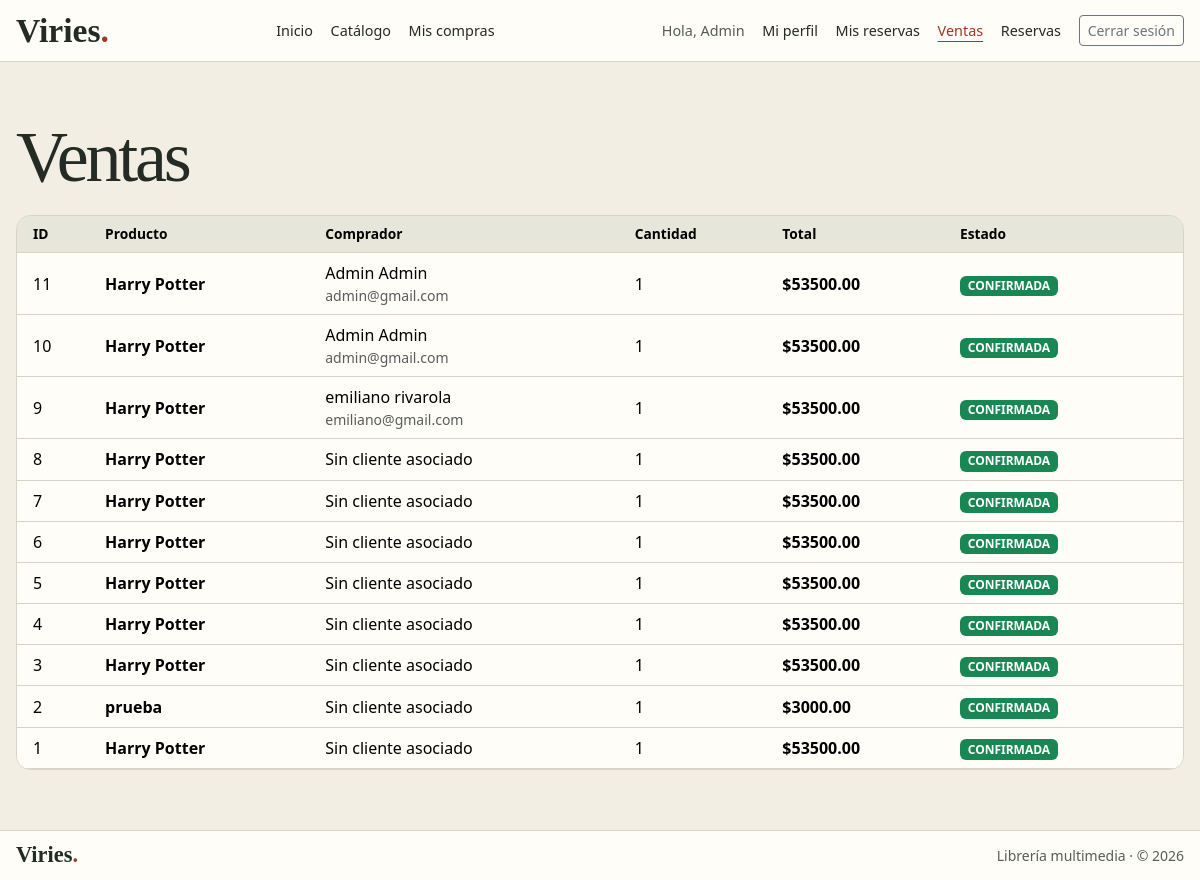
The app's page /carrito/ventas (signed in) with its own data.
### db.py (models this page shows)
class Base(DeclarativeBase):
    pass

class Compra(Base):
    __tablename__ = "compra"
    __table_args__ = {"sqlite_autoincrement": True}
    id: Mapped[int] = mapped_column(primary_key=True)
    id_producto: Mapped[int] = mapped_column(ForeignKey("producto.id_producto"))
    cantidad: Mapped[int] = mapped_column(Integer, server_default=text("1"))
    total: Mapped[float] = mapped_column(Float)
    estado: Mapped[str] = mapped_column(Text, server_default="CONFIRMADA")
    usuario_id: Mapped[int | None] = mapped_column(ForeignKey("usuario.id"))

class Producto(Base):
    __tablename__ = "producto"
    __table_args__ = {"sqlite_autoincrement": True}
    id_producto: Mapped[int] = mapped_column(primary_key=True)
    nombre: Mapped[str] = mapped_column(Text)
    autor: Mapped[str] = mapped_column(Text)
    tipo_articulo: Mapped[str] = mapped_column(Text)
    genero: Mapped[str] = mapped_column(Text)
    idioma: Mapped[str] = mapped_column(Text)
    anio: Mapped[int]
    precio: Mapped[float] = mapped_column(Float)
    stock: Mapped[int]
    edad_minima: Mapped[int | None]
    edad_maxima: Mapped[int | None]

class Usuario(Base):
    __tablename__ = "usuario"
    __table_args__ = {"sqlite_autoincrement": True}
    id: Mapped[int] = mapped_column(primary_key=True)
    nombre: Mapped[str] = mapped_column(Text)
    apellido: Mapped[str] = mapped_column(Text)
    email: Mapped[str] = mapped_column(Text, unique=True)
    password_hash: Mapped[str] = mapped_column(Text)
    rol_id: Mapped[int]
    medio: Mapped[str] = mapped_column(Text)

### carrito.py (the view)
@bp_carrito.route("/ventas")
def listar_ventas():
    if session.get("rol_id") != 1:
        abort(403)
    consulta = (
        select(Compra.id, Compra.id_producto, Compra.cantidad, Compra.total, Compra.estado,
               Producto.nombre.label("titulo"), Usuario.nombre, Usuario.apellido, Usuario.email)
        .outerjoin(Producto, Producto.id_producto == Compra.id_producto)
        .outerjoin(Usuario, Usuario.id == Compra.usuario_id)
        .order_by(Compra.id.desc())
    )
    with abrir_sesion() as datos:
        compras = datos.execute(consulta).all()
    return render_template("compra-lista.html", compras=compras, ventas=True)

### carrito.py (called while the page is built)
@bp_carrito.before_request
def requerir_sesion():
    if session.get("usuario_id") is None:
        if request.endpoint == "carrito.comprar_ahora":
            flash("Para comprar, primero iniciá sesión.", "warning")
        return redirect(url_for("login"))

### db.py (called while the page is built)
def abrir_sesion():
    return current_app.extensions["viries_db"]()

### templates/compra-lista.html (shortened to what this page needs)
{% extends 'viries-base.html' %}
{% set titulo = 'Ventas' if ventas else 'Mis compras' %}
{% block content %}
<h1>{{ titulo }}</h1>
<div class="table-responsive results-paper" tabindex="0" role="region" aria-label="{{ titulo }}">
    <table class="table table-hover align-middle mb-0">
        <thead class="table-heading">
            <tr>
                <th scope="col" class="ps-3">ID</th>
                <th scope="col">Producto</th>
                {% if ventas %}<th scope="col">Comprador</th>{% endif %}
                <th scope="col">Cantidad</th>
                <th scope="col">Total</th>
                <th scope="col" class="pe-3">Estado</th>
            </tr>
        </thead>
        <tbody>
            {% for compra in compras %}
                <tr>
                    <td class="ps-3">{{ compra.id }}</td>
                    <th scope="row">{{ compra.titulo if compra.titulo is not none else 'Producto #' ~ compra.id_producto }}</th>
                    {% if ventas %}
                        <td>
                            {% if compra.email %}
                                {{ compra.nombre }} {{ compra.apellido }}
                                <span class="d-block small text-body-secondary">{{ compra.email }}</span>
                            {% else %}
                                Sin cliente asociado
                            {% endif %}
                        </td>
                    {% endif %}
                    <td>{{ compra.cantidad }}</td>
                    <td class="fw-semibold text-nowrap">${{ "%.2f"|format(compra.total) }}</td>
                    <td class="pe-3"><span class="badge text-bg-success">{{ compra.estado }}</span></td>
                </tr>
            {% else %}
                <tr>
                    <td colspan="{{ 6 if ventas else 5 }}" class="py-4 text-center text-body-secondary">
                        {{ 'No hay ventas registradas.' if ventas else 'Todavía no tenés compras registradas.' }}
                    </td>
                </tr>
            {% endfor %}
        </tbody>
    </table>
</div>
{% endblock %}

### static/css/viries.css (style rules this page uses)
:root { --paper: #fffdf8; --canvas: #f2eee4; --ink: #242b24; --muted: #555e50; --line: #d8d3c6; --accent: #9d3827; --accent-hover: #7d2a1d; --focus: #126b94; --display: "Iowan Old Style", "Palatino Linotype", Palatino, Georgia, serif; --bs-body-color: var(--ink); --bs-body-bg: var(--canvas); --bs-link-color-rgb: 157, 56, 39; --bs-link-hover-color-rgb: 125, 42, 29; }
body { display: flex; flex-direction: column; min-height: 100vh; }
h1, .shelf-title, .wordmark { font-family: var(--display); }
h1 { font-size: clamp(2.5rem, 7vw, 4.5rem); line-height: .98; letter-spacing: -.045em; margin-bottom: 1.4rem; }
.paper, .results-paper { background: var(--paper); border: 1px solid var(--line); border-radius: .9rem; }
.results-paper { overflow-x: auto; }
.table { --bs-table-bg: var(--paper); --bs-table-border-color: var(--line); }
.table-heading { --bs-table-bg: #e7e6db; }
.table-heading th { font-size: .86rem; }

### records on screen
Compra: id "11", nombre "Harry Potter", nombre "Admin", apellido "Admin", email "admin@gmail.com", cantidad "1", total "53500.00", estado "CONFIRMADA"
Compra: id "10", nombre "Harry Potter", nombre "Admin", apellido "Admin", email "admin@gmail.com", cantidad "1", total "53500.00", estado "CONFIRMADA"
Compra: id "9", nombre "Harry Potter", nombre "emiliano", apellido "rivarola", email "emiliano@gmail.com", cantidad "1", total "53500.00", estado "CONFIRMADA"
Compra: id "8", nombre "Harry Potter", shows "Sin cliente asociado", cantidad "1", total "53500.00", estado "CONFIRMADA"
Compra: id "7", nombre "Harry Potter", shows "Sin cliente asociado", cantidad "1", total "53500.00", estado "CONFIRMADA"
Compra: id "6", nombre "Harry Potter", shows "Sin cliente asociado", cantidad "1", total "53500.00", estado "CONFIRMADA"
Compra: id "5", nombre "Harry Potter", shows "Sin cliente asociado", cantidad "1", total "53500.00", estado "CONFIRMADA"
Compra: id "4", nombre "Harry Potter", shows "Sin cliente asociado", cantidad "1", total "53500.00", estado "CONFIRMADA"
Compra: id "3", nombre "Harry Potter", shows "Sin cliente asociado", cantidad "1", total "53500.00", estado "CONFIRMADA"
Compra: id "2", nombre "prueba", shows "Sin cliente asociado", cantidad "1", total "3000.00", estado "CONFIRMADA"
Compra: id "1", nombre "Harry Potter", shows "Sin cliente asociado", cantidad "1", total "53500.00", estado "CONFIRMADA"

### other values on screen
{{ label }} "Inicio" "Catálogo" "Mis compras"
{{ session.get('usuario_nombre') }} "Admin"
{{ titulo }} "Ventas"
